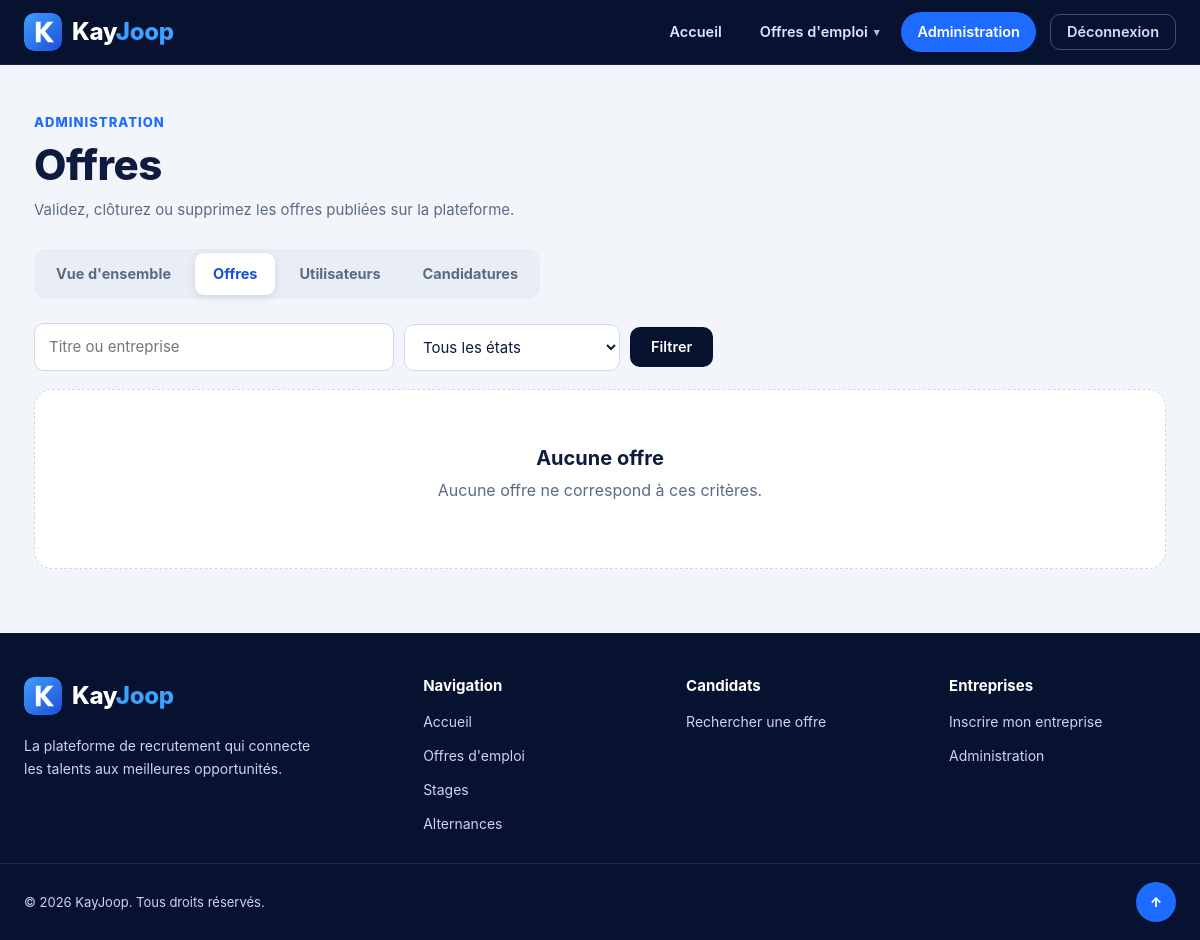
Page /offres/gestion/offres/ (signed in) on the earlier database version.
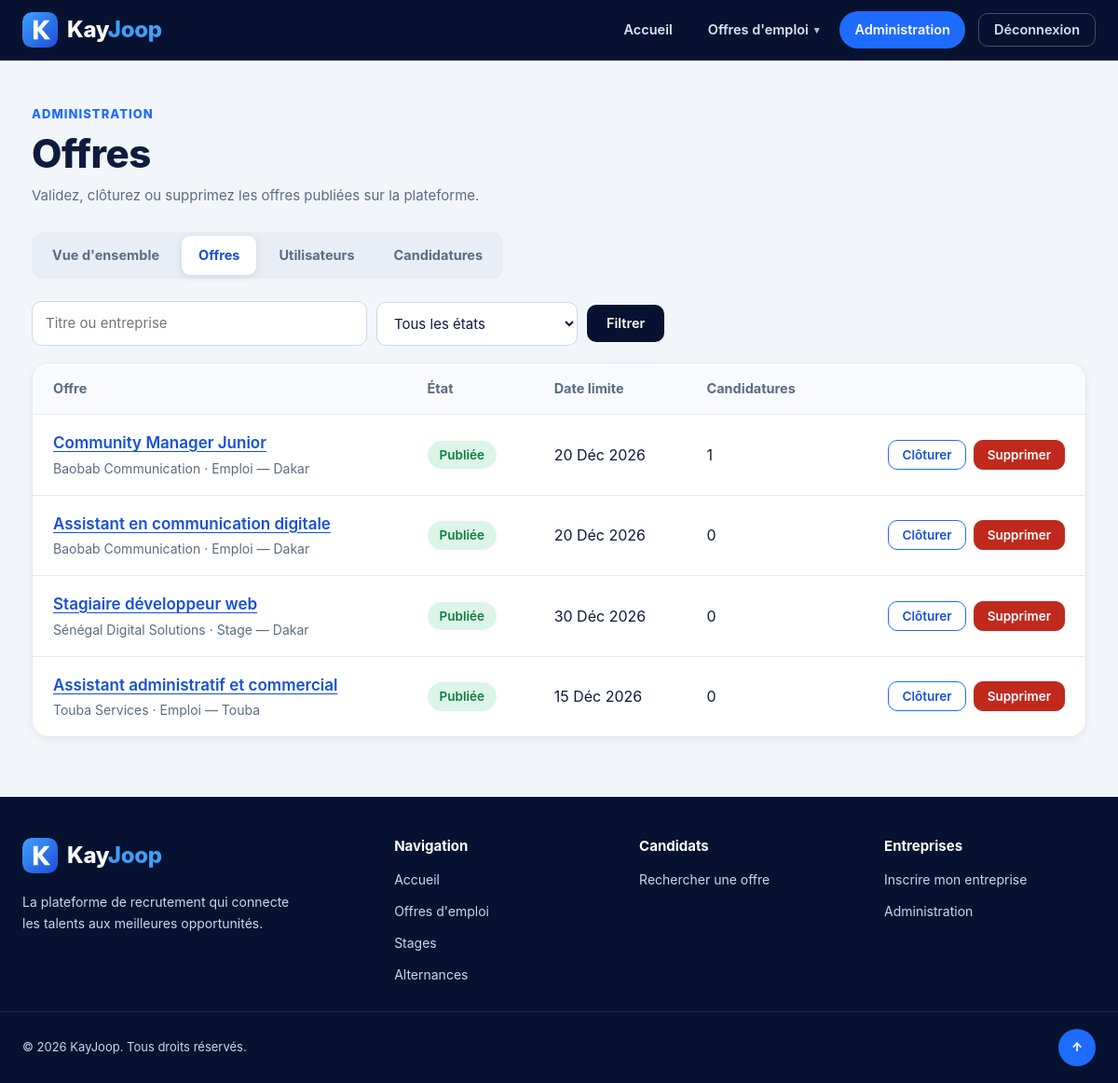
Same page on the later database version.
### offres/models.py (models this page shows, shortened)
class Offre(models.Model):
    TYPE_CHOIX = [
        ('emploi', 'Emploi'),
        ('stage', 'Stage'),
        ('alternance', 'Alternance'),
    ]
    STATUT_CHOIX = [
        ('en_attente', 'En attente de validation'),
        ('ouverte', 'Publiée'),
        ('fermee', 'Clôturée'),
    ]
    titre = models.CharField(max_length=200)
    entreprise = models.CharField(max_length=150)
    profil_entreprise = models.ForeignKey(
        'ProfilEntreprise',
        on_delete=models.SET_NULL,
        null=True,
        blank=True,
        related_name='offres'
    )
    description = models.TextField()
    type_contrat = models.CharField(
        max_length=20,
        choices=TYPE_CHOIX,
        default='emploi'
    )
    localisation = models.CharField(max_length=150)
    date_limite = models.DateField()
    statut = models.CharField(
        max_length=10,
        choices=STATUT_CHOIX,
        default='ouverte'
    )
    date_creation = models.DateTimeField(auto_now_add=True)

### offres/views_gestion.py (the view)
# urls.py: path('offres/', include('offres.urls')),
@staff_requis
def offres(request):
    statut = request.GET.get("statut", "")
    recherche = request.GET.get("q", "").strip()
    liste = Offre.objects.select_related("profil_entreprise").annotate(
        nb_candidatures=Count("candidatures")
    ).order_by("-date_creation")
    if statut in dict(Offre.STATUT_CHOIX):
        liste = liste.filter(statut=statut)
    else:
        statut = ""
    if recherche:
        liste = liste.filter(Q(titre__icontains=recherche) | Q(entreprise__icontains=recherche))
    return render(request, "offres/gestion/offres.html", {
        "section": "offres",
        "offres": liste,
        "statut": statut,
        "recherche": recherche,
        "statuts": Offre.STATUT_CHOIX,
        "nb_en_attente": Offre.objects.filter(statut="en_attente").count(),
        "aujourdhui": timezone.localdate(),
    })

### offres/views_gestion.py (called while the page is built)
def staff_requis(vue):
    @wraps(vue)
    def enveloppe(request, *args, **kwargs):
        if not request.user.is_authenticated:
            messages.info(request, "Connectez-vous pour accéder à l'administration.")
            return redirect("connexion")
        if not (request.user.is_active and request.user.is_staff):
            raise PermissionDenied
        return vue(request, *args, **kwargs)
    return enveloppe

### offres/templates/offres/gestion/offres.html (shortened to what this page needs)
{% extends "offres/base.html" %}
{% block content %}
<main class="page">
    <div class="page-head">
        <div>
            <span class="eyebrow">Administration</span>
            <h1>Offres</h1>
            <p class="page-sub">Validez, clôturez ou supprimez les offres publiées sur la plateforme.</p>
        </div>
    </div>
    {% include "offres/gestion/_tabs.html" %}
    <form method="get" class="toolbar">
        <input type="search" name="q" value="{{ recherche }}" class="input" placeholder="Titre ou entreprise" aria-label="Rechercher une offre">
        <select name="statut" class="input" aria-label="Filtrer par état">
            <option value="">Tous les états</option>
        </select>
        <button type="submit" class="btn btn-dark">Filtrer</button>
    </form>
    {% if offres %}
    <div class="table-wrap">
        <table class="table">
            <thead>
                <tr><th scope="col">Offre</th><th scope="col">État</th><th scope="col">Date limite</th><th scope="col">Candidatures</th><th scope="col"><span class="sr-only">Actions</span></th></tr>
            </thead>
            <tbody>
                {% for offre in offres %}
                <tr>
                    <td data-label="Offre">
                        <a href="{% url 'detail_offre' offre.id %}" class="cell-link">{{ offre.titre }}</a>
                        <span class="cell-sub">{{ offre.entreprise }} · {{ offre.get_type_contrat_display }} — {{ offre.localisation }}</span>
                    </td>
                    <td data-label="État">
                        {% if offre.statut == "en_attente" %}<span class="badge badge-wait">En attente de validation</span>
                        {% elif offre.statut == "fermee" %}<span class="badge badge-closed">Clôturée</span>
                        {% elif offre.date_limite < aujourdhui %}<span class="badge badge-danger">Expirée</span>
                        {% else %}<span class="badge badge-ok">Publiée</span>{% endif %}
                    </td>
                    <td data-label="Date limite">{{ offre.date_limite|date:"j M Y" }}</td>
                    <td data-label="Candidatures">{{ offre.nb_candidatures }}</td>
                    <td class="cell-actions">
                        <div class="row-actions">
                            {% if offre.statut != "fermee" %}
                            <form method="post" action="{% url 'gestion_offre_action' offre.id 'cloturer' %}" data-confirm="Clôturer cette offre ?">
                                <button type="submit" class="btn btn-outline btn-sm">Clôturer</button>
                            </form>
                            {% endif %}
                            <form method="post" action="{% url 'gestion_offre_action' offre.id 'supprimer' %}" data-confirm="Supprimer définitivement cette offre et ses candidatures ?">
                                <button type="submit" class="btn btn-danger btn-sm">Supprimer</button>
                            </form>
                        </div>
                    </td>
                </tr>
                {% endfor %}
            </tbody>
        </table>
    </div>
    {% else %}
    <div class="empty"><h3>Aucune offre</h3><p>Aucune offre ne correspond à ces critères.</p></div>
    {% endif %}
</main>
{% endblock %}

Differences in the rows shown:
added Offre: titre "Community Manager Junior", entreprise "Baobab Communication", type_contrat "Emploi", localisation "Dakar", statut "Publiée", date_limite "20 Déc 2026", nb_candidatures "1"
added Offre: titre "Assistant en communication digitale", entreprise "Baobab Communication", type_contrat "Emploi", localisation "Dakar", statut "Publiée", date_limite "20 Déc 2026", nb_candidatures "0"
added Offre: titre "Stagiaire développeur web", entreprise "Sénégal Digital Solutions", type_contrat "Stage", localisation "Dakar", statut "Publiée", date_limite "30 Déc 2026", nb_candidatures "0"
added Offre: titre "Assistant administratif et commercial", entreprise "Touba Services", type_contrat "Emploi", localisation "Touba", statut "Publiée", date_limite "15 Déc 2026", nb_candidatures "0"
Other differences:
text no longer shown: "Aucune offre Aucune offre ne correspond à ces critères."
text now shown: "Offre État Date limite Candidatures"
